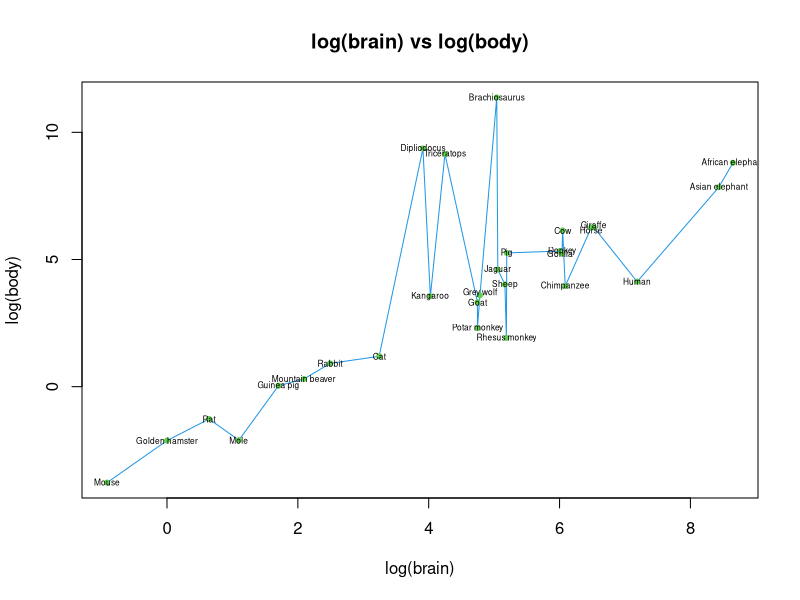
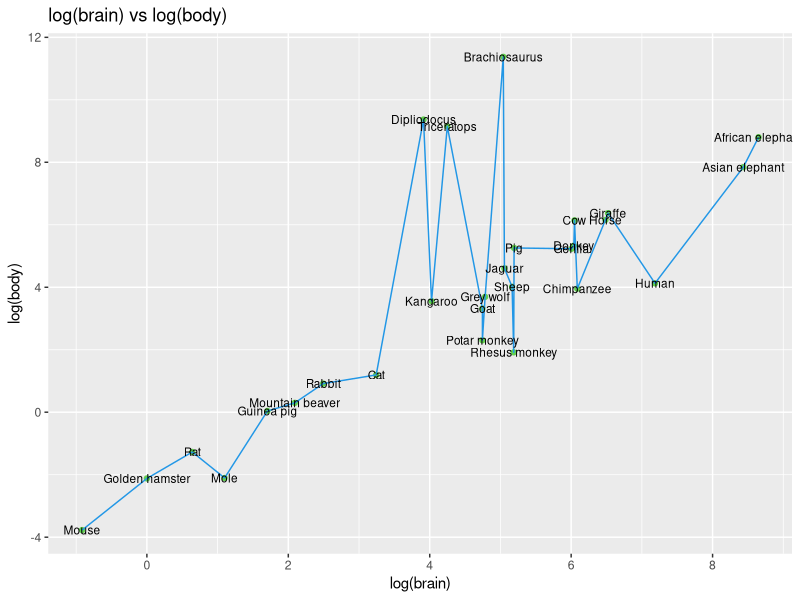
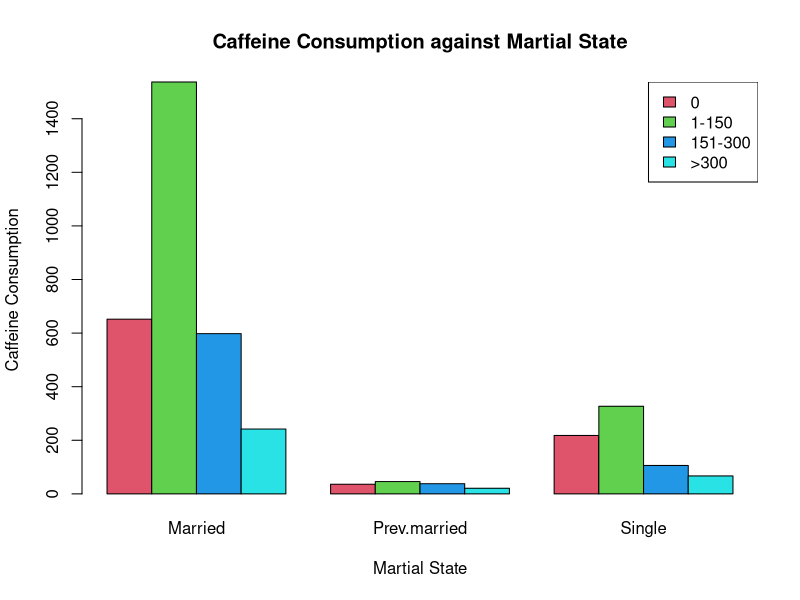
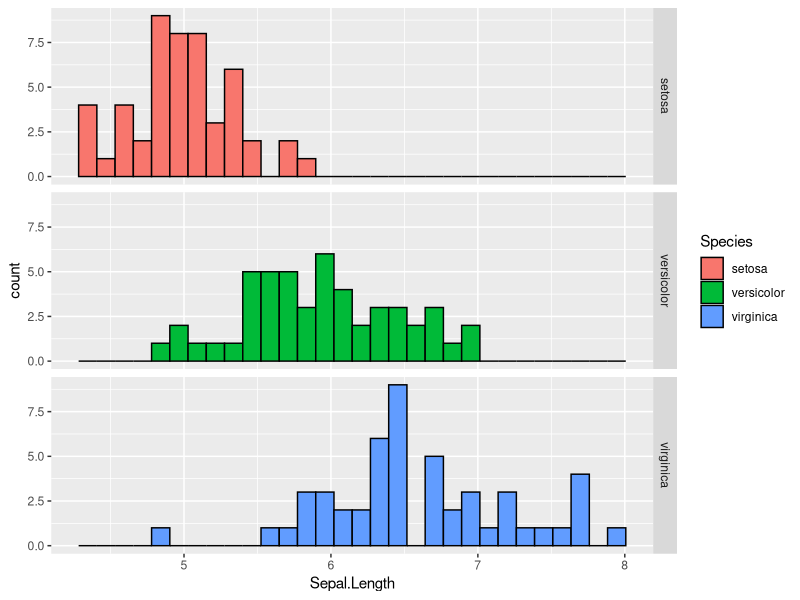
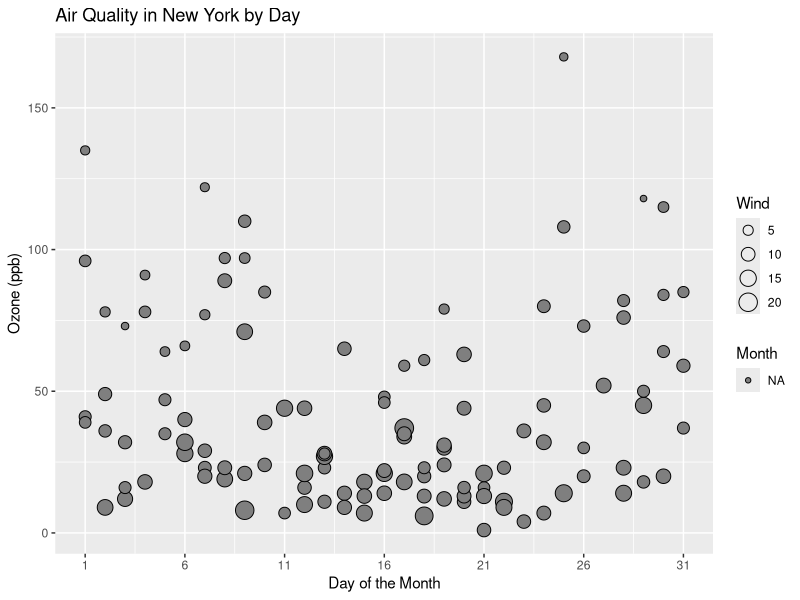

Generate these figures, in order, with R:
### HW2 ###
###########
# Library
library(ggplot2); library(MASS);

# Problem 1
# (1)
animal <- Animals[order(Animals$brain),]
animal$row <- row.names(animal)
x <- log(animal[,2]); y <- log(animal[,1])

plot(x, y, type='l', col=4,
     xlab='log(brain)', ylab='log(body)', main='log(brain) vs log(body)')
points(x, y, pch=20, col=3)

# Modification of y coordinate for separation of labels
y[animal$row == 'Grey wolf'] =  y[animal$row == 'Grey wolf'] + 0.1
y[animal$row == 'Giraffe'] =  y[animal$row == 'Giraffe'] + 0.1
y[animal$row == 'Donkey'] =  y[animal$row == 'Donkey'] + 0.1
y[animal$row == 'Gorilla'] =  y[animal$row == 'Gorilla'] - 0.1
y[animal$row == 'Horse'] =  y[animal$row == 'Horse'] - 0.1

text(x, y, row.names(animal), cex=0.5)

# (2)
ggplot(animal, aes(x, y, label=row.names(animal))) + 
  geom_point(col=3) + geom_line(col=4) +
  xlab('log(brain)') + ylab('log(body)') +
  geom_text(size=3) +
  ggtitle('log(brain) vs log(body)')

# Problem 2
a <- c(652, 36, 218)
b <- c(1537, 46, 327)
c <- c(598, 38, 106)
d <- c(242, 21, 67)
caffeine <- matrix(c(a,b,c,d), nrow=4, byrow=T)
colnames(caffeine) <- c("Married", "Prev.married", "Single")
row.names(caffeine) <- c("0", "1-150", "151-300",">300")

barplot(caffeine, beside=T, col=2:5, xlab="Martial State", ylab="Caffeine Consumption",
        main="Caffeine Consumption against Martial State")
legend('topright', legend=rownames(caffeine), fill=2:5)

# Problem 3
attach(iris)
ggplot(iris, aes(x=Sepal.Length, fill=Species)) +
  geom_histogram(color="black") +
  facet_grid(Species~.)

# Problem 4
attach(airquality)
airquality$Month <- factor(airquality$Month, c("May", "June", "July", "August", "September"))

ggplot(airquality, aes(Day, Ozone, fill=Month, size=Wind, shape=Wind)) +
  geom_point(shape=21) +
  labs(x="Day of the Month", y="Ozone (ppb)",
       plot.title = element_text(hjust=0.5)) +
  ggtitle("Air Quality in New York by Day") +
  scale_x_continuous(breaks = seq(1,31,5)) +
  theme_gray()